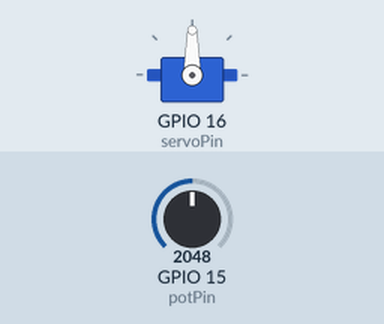
Recording of a sketch running on a simulated ESP32. On the bench: servo. The test bench sets the inputs (shaded band); at power-on: GPIO 15 (potPin) = 2048.

Above: at 1.2 s.
1.3 s: GPIO 15 (potPin) set to 2866
At 2.2 s:
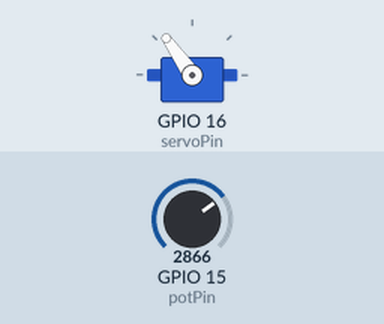
2.8 s: GPIO 15 (potPin) set to 3603
At 3.5 s:
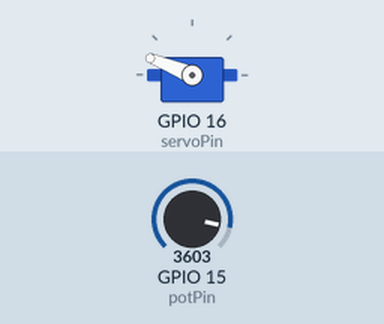
4.3 s: GPIO 15 (potPin) set to 4095
At 4.8 s:
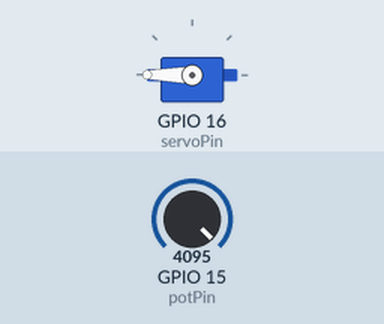
5.8 s: GPIO 15 (potPin) set to 1228
At 7.0 s:
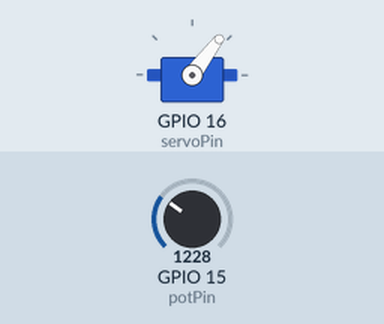
7.3 s: GPIO 15 (potPin) set to 491
At 8.5 s:
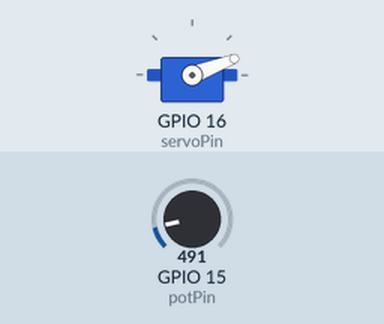
Timing chart, 0 to 9.8 s (numbered marks = the images above; inputs shaded):
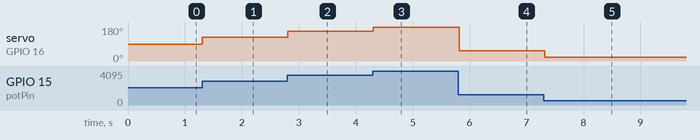

The sketch:

lesson-23-servomotorwithpotentiometer.ino
```cpp
#include <ESP32Servo.h>
int servoPin = 16;
int potPin = 15;
int servoAngle = 0;
int br = 115200;
int dt = 50;
float userAngle;
float potInput;
Servo myServo;

void setup() {
  // put your setup code here, to run once:
  Serial.begin(br);
  myServo.attach(servoPin);
  pinMode(potPin, INPUT);
}

void loop() {
  // put your main code here, to run repeatedly:
  potInput = analogRead(potPin);
  userAngle = potInput*180.0/4095;
  myServo.write(userAngle);
  delay(dt);
}
```

Measured:
- after the input at 1.3 s, servo on GPIO 16 (servoPin): 90° → 125° at once
- after the input at 2.8 s, servo on GPIO 16 (servoPin): 125° → 158° at once
- after the input at 4.3 s, servo on GPIO 16 (servoPin): 158° → 180° at once
- after the input at 5.8 s, servo on GPIO 16 (servoPin): 180° → 53° at once
- after the input at 7.3 s, servo on GPIO 16 (servoPin): 53° → 21° at once
